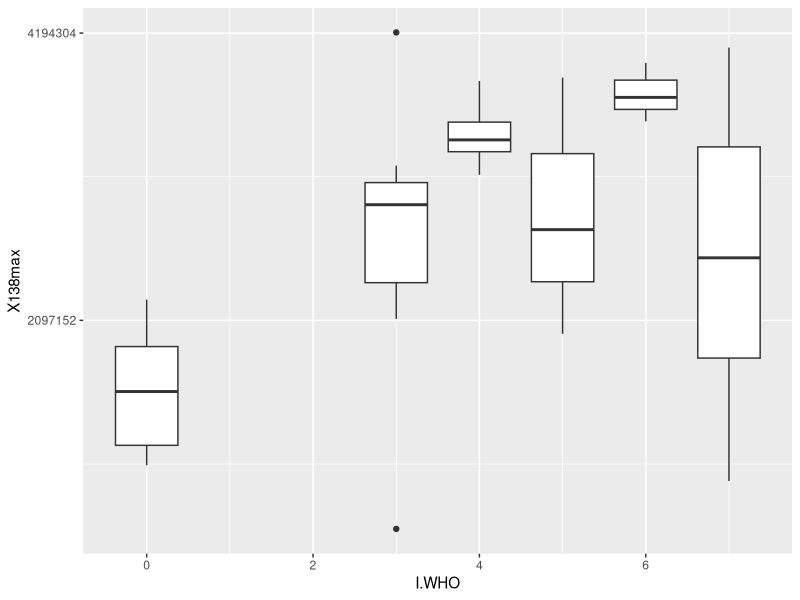
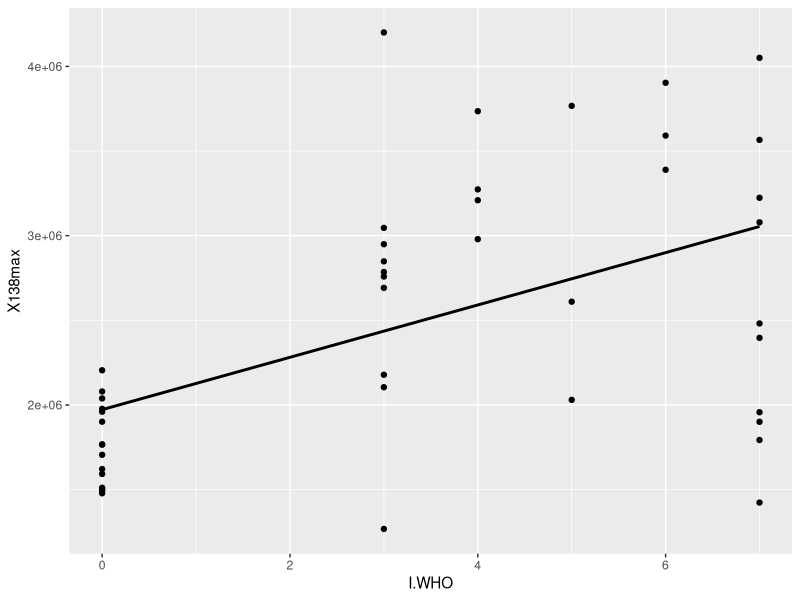

Here is the R script that generated these plots, in order:
library(nlme)
library(lme4)
library(splines)
library(ggplot2)


setwd('/camp/stp/babs/working/schneid/Data_Challenge_2020/2020-Project3')
Df.138=read.csv('Extracted_138.csv')
#

#
ggplot(Df.138,aes(y=X138max,x=I.WHO,group=I.WHO))+
  geom_boxplot()+
  scale_y_continuous(trans='log2')
#
ggplot(Df.138,aes(x=I.WHO,y=X138max))+
  geom_smooth(method = "lm", se=FALSE, color="black", formula = y~x^2) +
  geom_point()